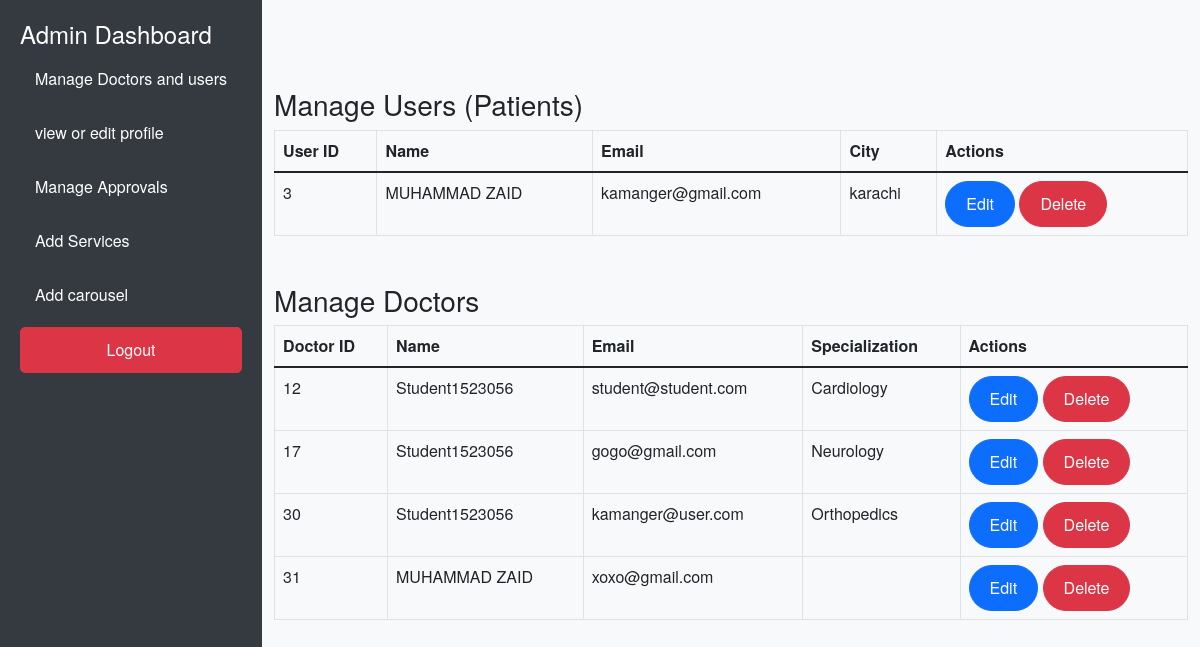
The page /project/medicare/index.php (signed in) on the database its author committed.
### tables this page shows
CREATE TABLE `users` (
  `user_id` int(11) NOT NULL,
  `name` varchar(255) NOT NULL,
  `email` varchar(255) NOT NULL,
  `password` varchar(255) NOT NULL,
  `role_id` int(11) NOT NULL,
  `status` enum('pending','approved','rejected') DEFAULT 'approved',
  `created_at` timestamp NOT NULL DEFAULT current_timestamp(),
  `profile_pic` varchar(255) DEFAULT NULL,
  `city` varchar(255) DEFAULT NULL
);

CREATE TABLE `doctors` (
  `id` int(11) NOT NULL,
  `name` varchar(255) NOT NULL,
  `specialization` varchar(255) DEFAULT NULL,
  `email` varchar(255) NOT NULL,
  `password` varchar(255) NOT NULL,
  `status` enum('pending','approved','rejected') DEFAULT 'approved',
  `created_at` timestamp NOT NULL DEFAULT current_timestamp()
);

### project/medicare/index.php (the view, shortened to what this page needs)
<?php
include 'config.php';
$users_query = "SELECT * FROM users WHERE role_id = 3";
$doctors_query = "SELECT d.id, d.name, d.specialization, d.email
                  FROM doctors d";
$users_result = mysqli_query($connection, $users_query);
$doctors_result = mysqli_query($connection, $doctors_query);
?>
<!DOCTYPE html>
<html lang="en">
<head>
    <link rel="stylesheet" href="bootstrap.min.css">
</head>
<body>
<?php include 'adminnav.php' ?>
<div class="container py-5">
    <h3>Manage Users (Patients)</h3>
    <table class="table table-bordered">
        <thead>
            <tr>
                <th>User ID</th>
                <th>Name</th>
                <th>Email</th>
                <th>City</th>
                <th>Actions</th>
            </tr>
        </thead>
        <tbody>
            <?php while ($user = mysqli_fetch_assoc($users_result)): ?>
            <tr>
                <td><?php echo $user['user_id']; ?></td>
                <td><?php echo $user['name']; ?></td>
                <td><?php echo $user['email']; ?></td>
                <td><?php echo $user['city']; ?></td>
                <td>
                    <a href="edit_user.php?id=<?php echo $user['user_id']; ?>" class="btn btn-primary btn-sm">Edit</a>
                    <a href="delete_user.php?id=<?php echo $user['user_id']; ?>" class="btn btn-danger btn-sm" onclick="return confirm('Are you sure you want to delete this user?')">Delete</a>
                </td>
            </tr>
            <?php endwhile; ?>
        </tbody>
    </table>
    <h3 class="mt-5">Manage Doctors</h3>
    <table class="table table-bordered">
        <thead>
            <tr>
                <th>Doctor ID</th>
                <th>Name</th>
                <th>Email</th>
                <th>Specialization</th>
                <th>Actions</th>
            </tr>
        </thead>
        <tbody>
            <?php while ($doctor = mysqli_fetch_assoc($doctors_result)): ?>
            <tr>
                <td><?php echo $doctor['id']; ?></td>
                <td><?php echo $doctor['name']; ?></td>
                <td><?php echo $doctor['email']; ?></td>
                <td><?php echo $doctor['specialization']; ?></td>
                <td>
                    <a href="edit_doctor.php?id=<?php echo $doctor['id']; ?>" class="btn btn-primary btn-sm">Edit</a>
                    <a href="delete_doctor.php?id=<?php echo $doctor['id']; ?>" class="btn btn-danger btn-sm" onclick="return confirm('Are you sure you want to delete this doctor?')">Delete</a>
                </td>
            </tr>
            <?php endwhile; ?>
        </tbody>
    </table>
</div>
</body>
</html>

### project/medicare/adminnav.php (style rules this page uses)
body { background-color: #f8f9fa; font-family: 'Helvetica Neue', sans-serif; }
.container { margin-top: 40px; }
.btn { padding: 10px 20px; font-size: 1rem; border-radius: 50px; }
.btn-danger { background-color: #dc3545; }

### rows shown on the page
users: user_id "3", name "MUHAMMAD ZAID", email "kamanger@gmail.com", city "karachi"
doctors: id "12", name "Student1523056", email "student@student.com", specialization "Cardiology"
doctors: id "17", name "Student1523056", email "gogo@gmail.com", specialization "Neurology"
doctors: id "30", name "Student1523056", email "kamanger@user.com", specialization "Orthopedics"
doctors: id "31", name "MUHAMMAD ZAID", email "xoxo@gmail.com"
